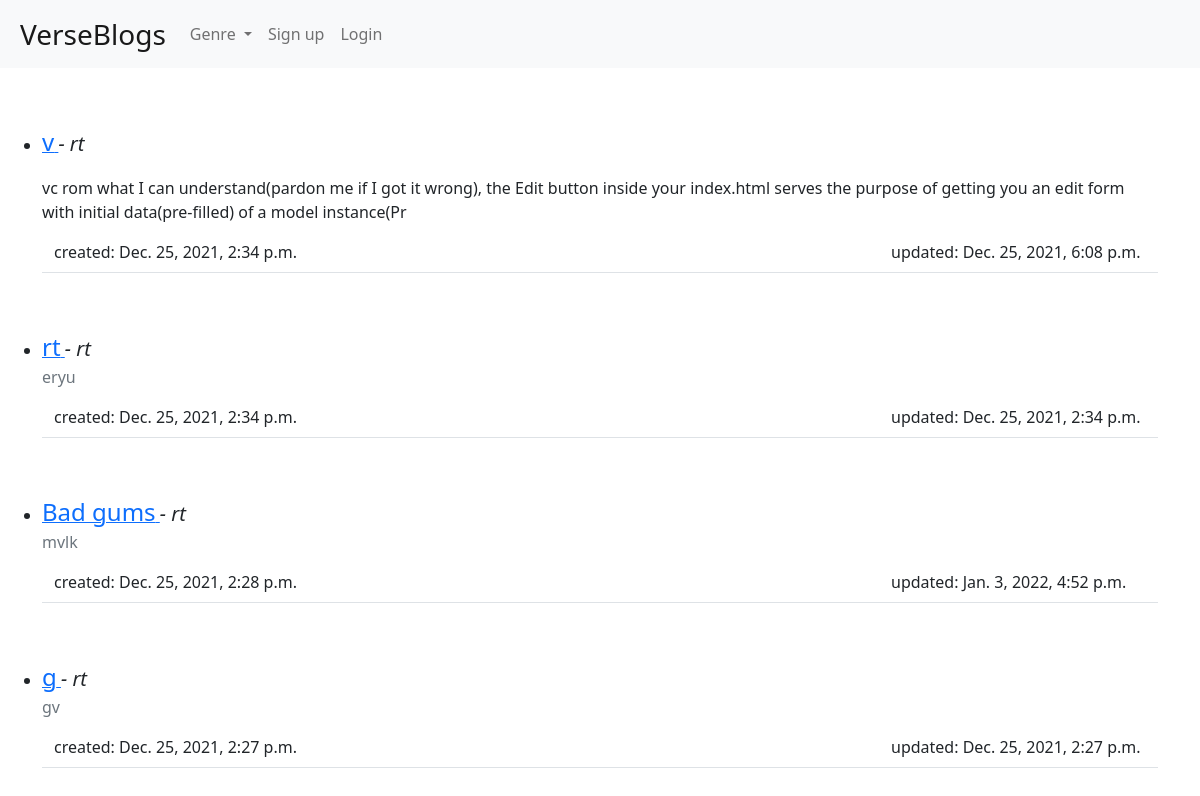
The app's page /blogs/ with its own data.
### home/models.py (models this page shows, shortened)
class BlogPost(models.Model):
    title = models.CharField(max_length=100)
    post = RichTextField(blank=True, null=True)
    author = models.ForeignKey(User, on_delete=models.CASCADE)
    genre = models.CharField(max_length=100, null=True)
    created_on = models.DateTimeField(auto_now_add=True)
    updated_on = models.DateTimeField(auto_now=True)
    likes = models.ManyToManyField(User, related_name='blogposts')
    class Meta:
        ordering = ['-created_on', '-updated_on']
    def get_absolute_url(self):
        return reverse('home:blogpost-detail-view', args=[str(self.id)])

### home/views.py (the view)
# urls.py: path('blogs/', views.BlogPostList.as_view(), name='blogposts'),
class BlogPostList(generic.ListView):
    model = BlogPost
    genre = Genre.objects.all()
    template_name = 'home/index.html'
    def get_context_data(self, *args, **kwargs):
        genres = Genre.objects.all()
        context =  super(BlogPostList, self).get_context_data(*args, **kwargs)
        context['genres'] = genres
        return context

### home/models.py (called while the page is built)
    def __str__(self):
        return self.name

    def get_absolute_url(self):
        return reverse('home:genre', args=[self.name])

### home/templates/home/index.html (shortened to what this page needs)
<!doctype html>
<html lang="en">
<head>
  <link href="https://cdn.jsdelivr.net/npm/bootstrap@5.1.3/dist/css/bootstrap.min.css" rel="stylesheet"
>
  <link rel="stylesheet" href="https://cdn.jsdelivr.net/npm/bootstrap-icons@1.7.2/font/bootstrap-icons.css">
</head>
<body>
  <header>
    <nav class="navbar navbar-expand-lg navbar-light bg-light">
      <div class="container-fluid">
        <a class="navbar-brand fs-3 mx-2" href="{% url 'home:blogposts' %}">VerseBlogs</a>
        <div class="collapse navbar-collapse" id="navbarColor01">
          <ul class="navbar-nav me-auto mb-2 mx-2 mb-lg-0 fs-6">
            {% if genres %}
            <li class="nav-item dropdown">
              <a class="nav-link dropdown-toggle" href="#" id="navbarDropdown" role="button" data-bs-toggle="dropdown" aria-expanded="false">
                Genre
              </a>
              {% endif %}
            </li>
            {% if user.is_authenticated %}
            <li class="nav-item">
              <a class="nav-link" href="{% url 'home:add-post' %}">Post</a>
            </li>
            <li class="nav-item">
              <a class="nav-link" href="{% url 'logout' %}">Logout</a>
            </li>
            {% else %}
            <li class="nav-item">
              <a class="nav-link" href="{% url 'authz:sign-up' %}">Sign up</a>
            </li>
            <li class="nav-item">
              <a class="nav-link" href="{% url 'login' %}">Login</a>
            </li>
            {% endif %}
          </ul>
        </div>
      </div>
    </nav>
  </header>
  {% block content %}
  <main class="container">
    <ul class=" px-0">
      {% for blog in blogpost_list %}
      <li class="border-bottom my-5 py-2">
        <a href="{{ blog.get_absolute_url }}" class="link-primary">
          <span class="blog-post-title fs-4">{{ blog.title }}</span>
        </a>
        <span class="blog-post-meta fs-5 fst-italic fw-light">- {{ blog.author }}</span>
        <p class="text-muted">{{ blog.post|slice:":200"|safe }}</p>
        <div class="container">
          <div class="row">
            <div class="col">
              <span class="blog-post-meta col align-self-start">created: {{ blog.created_on }}</span><br />
            </div>
            <div class="col col-lg-3">
              <span class="blog-post-meta col align-self-end">updated: {{ blog.updated_on }}</span>
            </div>
          </div>
        </div>
      </li>
      {% endfor %}
    </ul>
  </main>
  {% endblock %}
</body>
</html>

### records on screen
BlogPost: title "v", author "rt", post "vc rom what I can understand(pardon me if I got it wrong), the Edit button inside your index.html serves the purpose of getting you an edit form with initial data(pre-filled) of a model instance(Pr", created_on "Dec. 25, 2021, 2:34 p.m.", updated_on "Dec. 25, 2021, 6:08 p.m."
BlogPost: title "rt", author "rt", post "eryu", created_on "Dec. 25, 2021, 2:34 p.m.", updated_on "Dec. 25, 2021, 2:34 p.m."
BlogPost: title "Bad gums", author "rt", post "mvlk", created_on "Dec. 25, 2021, 2:28 p.m.", updated_on "Jan. 3, 2022, 4:52 p.m."
BlogPost: title "g", author "rt", post "gv", created_on "Dec. 25, 2021, 2:27 p.m.", updated_on "Dec. 25, 2021, 2:27 p.m."
